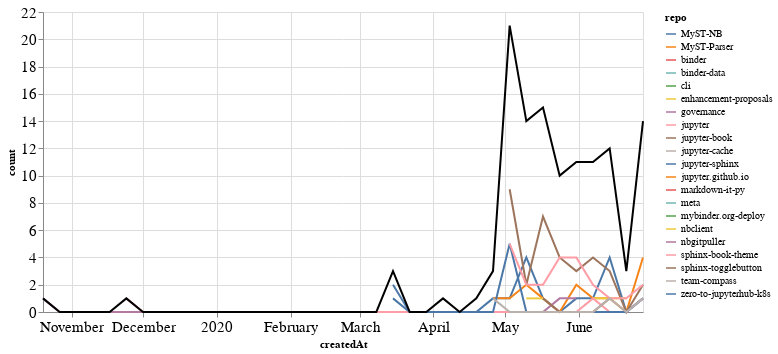

Notebook source saved alongside this figure:
### Markdown cell above
## PRs

### Code cell
prs_time = prs.groupby('repo').resample('W', on='createdAt').count()['author'].reset_index()
prs_time = prs_time.rename(columns={'author': 'count'})
prs_time_total = prs_time.groupby('createdAt').agg({"count": "sum"}).reset_index()

ch1 = alt.Chart(prs_time, width=600).mark_line().encode(
    x='createdAt',
    y='count',
    color='repo',
    tooltip="repo"
)

ch2 = alt.Chart(prs_time_total, width=600).mark_line(color="black").encode(
    x='createdAt',
    y='count',
)

ch1 + ch2

### Figure 1 — Vega-Lite specification as saved in the notebook (floating-point values rounded to 4 significant figures; data arrays with more than 128 entries replaced by an {"elided": "..."} marker saying what was removed)
{"config": {"axisLeft": {"labelFontSize": 15}, "axisBottom": {"labelFontSize": 15}}, "layer": [{"data": {"name": "data-18a0cb810140e7a130d66e6cb98673f2"}, "mark": "line", "encoding": {"color": {"type": "nominal", "field": "repo"}, "tooltip": {"type": "nominal", "field": "repo"}, "x": {"type": "temporal", "field": "createdAt"}, "y": {"type": "quantitative", "field": "count"}}, "width": 600}, {"data": {"name": "data-bd64e9344e09164ab348834ec17d70ba"}, "mark": {"type": "line", "color": "black"}, "encoding": {"x": {"type": "temporal", "field": "createdAt"}, "y": {"type": "quantitative", "field": "count"}}, "width": 600}], "$schema": "https://vega.github.io/schema/vega-lite/v4.8.1.json", "datasets": {"data-18a0cb810140e7a130d66e6cb98673f2": {"elided": "155 records"}, "data-bd64e9344e09164ab348834ec17d70ba": [{"createdAt": "2019-10-20T00:00:00", "count": 1}, {"createdAt": "2019-10-27T00:00:00", "count": 0}, {"createdAt": "2019-11-03T00:00:00", "count": 0}, {"createdAt": "2019-11-10T00:00:00", "count": 0}, {"createdAt": "2019-11-17T00:00:00", "count": 0}, {"createdAt": "2019-11-24T00:00:00", "count": 1}, {"createdAt": "2019-12-01T00:00:00", "count": 0}, {"createdAt": "2019-12-08T00:00:00", "count": 0}, {"createdAt": "2019-12-15T00:00:00", "count": 0}, {"createdAt": "2019-12-22T00:00:00", "count": 0}, {"createdAt": "2019-12-29T00:00:00", "count": 0}, {"createdAt": "2020-01-05T00:00:00", "count": 0}, {"createdAt": "2020-01-12T00:00:00", "count": 0}, {"createdAt": "2020-01-19T00:00:00", "count": 0}, {"createdAt": "2020-01-26T00:00:00", "count": 0}, {"createdAt": "2020-02-02T00:00:00", "count": 0}, {"createdAt": "2020-02-09T00:00:00", "count": 0}, {"createdAt": "2020-02-16T00:00:00", "count": 0}, {"createdAt": "2020-02-23T00:00:00", "count": 0}, {"createdAt": "2020-03-01T00:00:00", "count": 0}, {"createdAt": "2020-03-08T00:00:00", "count": 0}, {"createdAt": "2020-03-15T00:00:00", "count": 3}, {"createdAt": "2020-03-22T00:00:00", "count": 0}, {"createdAt": "2020-03-29T00:00:00", "count": 0}, {"createdAt": "2020-04-05T00:00:00", "count": 1}, {"createdAt": "2020-04-12T00:00:00", "count": 0}, {"createdAt": "2020-04-19T00:00:00", "count": 1}, {"createdAt": "2020-04-26T00:00:00", "count": 3}, {"createdAt": "2020-05-03T00:00:00", "count": 21}, {"createdAt": "2020-05-10T00:00:00", "count": 14}, {"createdAt": "2020-05-17T00:00:00", "count": 15}, {"createdAt": "2020-05-24T00:00:00", "count": 10}, {"createdAt": "2020-05-31T00:00:00", "count": 11}, {"createdAt": "2020-06-07T00:00:00", "count": 11}, {"createdAt": "2020-06-14T00:00:00", "count": 12}, {"createdAt": "2020-06-21T00:00:00", "count": 3}, {"createdAt": "2020-06-28T00:00:00", "count": 14}]}}
